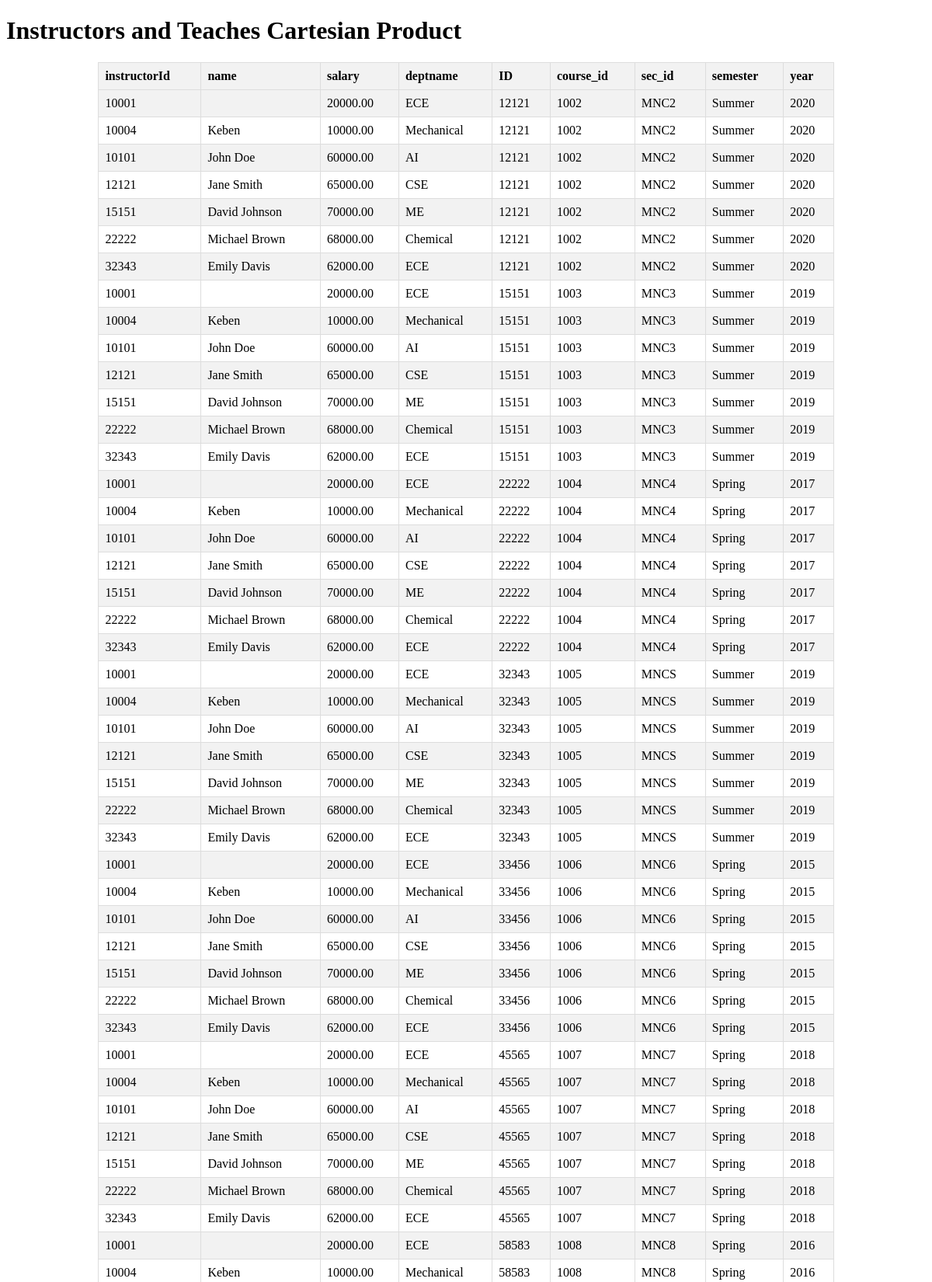
Page /Querry4.php (upper part) on the committed database.
### tables this page shows
CREATE TABLE `instructors` (
  `instructorId` int(11) NOT NULL,
  `name` varchar(255) DEFAULT NULL,
  `salary` decimal(10,2) DEFAULT NULL,
  `deptname` varchar(255) DEFAULT NULL
);

CREATE TABLE `teaches` (
  `ID` int(11) NOT NULL,
  `course_id` varchar(10) DEFAULT NULL,
  `sec_id` varchar(10) DEFAULT NULL,
  `semester` varchar(20) DEFAULT NULL,
  `year` int(11) DEFAULT NULL
);

### Querry4.php (the view, shortened to what this page needs)
<?php
$host = "localhost";
$username = "root";
$password = "";
$database = "UniversityDatabase";
$conn = new mysqli($host, $username, $password, $database);
$query = "SELECT * FROM instructors,teaches ";
$result = mysqli_query($conn, $query);
$columns = array();
while ($fieldInfo = mysqli_fetch_field($result)) {
    $columns[] = $fieldInfo->name;
}
?>
<!DOCTYPE html>
<html>
<head>
</head>
<body>
    <h1>Instructors and Teaches Cartesian Product</h1>
    <table class="styled-table">
        <tr>
            <?php foreach ($columns as $column): ?>
                <th><?php echo $column; ?></th>
            <?php endforeach; ?>
        </tr>
        <?php while ($row = mysqli_fetch_assoc($result)): ?>
            <tr>
                <?php foreach ($columns as $column): ?>
                    <td><?php echo $row[$column]; ?></td>
                <?php endforeach; ?>
            </tr>
        <?php endwhile; ?>
    </table>
</body>
</html>

### Querry4.php (style rules this page uses)
.styled-table { border-collapse: collapse; width: 80%; margin: 0 auto; }
.styled-table th, .styled-table td { border: 1px solid #ddd; padding: 8px; text-align: left; }
.styled-table th { background-color: #f2f2f2; }
.styled-table tr:nth-child(even) { background-color: #f2f2f2; }

### rows in the picture
instructors: instructorId "10001", salary "20000.00", deptname "ECE", teaches.ID "12121", teaches.course_id "1002", teaches.sec_id "MNC2", teaches.semester "Summer", teaches.year "2020", teaches.ID "15151", teaches.course_id "1003", teaches.sec_id "MNC3", teaches.year "2019", teaches.ID "22222", teaches.course_id "1004", teaches.sec_id "MNC4", teaches.semester "Spring", teaches.year "2017", teaches.ID "32343", teaches.course_id "1005", teaches.sec_id "MNCS", teaches.ID "33456", teaches.course_id "1006", teaches.sec_id "MNC6", teaches.year "2015", teaches.ID "45565", teaches.course_id "1007", teaches.sec_id "MNC7", teaches.year "2018", teaches.ID "58583", teaches.course_id "1008", teaches.sec_id "MNC8", teaches.year "2016"
instructors: instructorId "10004", name "Keben", salary "10000.00", deptname "Mechanical", teaches.ID "12121", teaches.course_id "1002", teaches.sec_id "MNC2", teaches.semester "Summer", teaches.year "2020", teaches.ID "15151", teaches.course_id "1003", teaches.sec_id "MNC3", teaches.year "2019", teaches.ID "22222", teaches.course_id "1004", teaches.sec_id "MNC4", teaches.semester "Spring", teaches.year "2017", teaches.ID "32343", teaches.course_id "1005", teaches.sec_id "MNCS", teaches.ID "33456", teaches.course_id "1006", teaches.sec_id "MNC6", teaches.year "2015", teaches.ID "45565", teaches.course_id "1007", teaches.sec_id "MNC7", teaches.year "2018", teaches.ID "58583", teaches.course_id "1008", teaches.sec_id "MNC8", teaches.year "2016"
instructors: instructorId "10101", name "John Doe", salary "60000.00", deptname "AI", teaches.ID "12121", teaches.course_id "1002", teaches.sec_id "MNC2", teaches.semester "Summer", teaches.year "2020", teaches.ID "15151", teaches.course_id "1003", teaches.sec_id "MNC3", teaches.year "2019", teaches.ID "22222", teaches.course_id "1004", teaches.sec_id "MNC4", teaches.semester "Spring", teaches.year "2017", teaches.ID "32343", teaches.course_id "1005", teaches.sec_id "MNCS", teaches.ID "33456", teaches.course_id "1006", teaches.sec_id "MNC6", teaches.year "2015", teaches.ID "45565", teaches.course_id "1007", teaches.sec_id "MNC7", teaches.year "2018"
instructors: instructorId "12121", name "Jane Smith", salary "65000.00", deptname "CSE", teaches.ID "12121", teaches.course_id "1002", teaches.sec_id "MNC2", teaches.semester "Summer", teaches.year "2020", teaches.ID "15151", teaches.course_id "1003", teaches.sec_id "MNC3", teaches.year "2019", teaches.ID "22222", teaches.course_id "1004", teaches.sec_id "MNC4", teaches.semester "Spring", teaches.year "2017", teaches.ID "32343", teaches.course_id "1005", teaches.sec_id "MNCS", teaches.ID "33456", teaches.course_id "1006", teaches.sec_id "MNC6", teaches.year "2015", teaches.ID "45565", teaches.course_id "1007", teaches.sec_id "MNC7", teaches.year "2018"
instructors: instructorId "15151", name "David Johnson", salary "70000.00", deptname "ME", teaches.ID "12121", teaches.course_id "1002", teaches.sec_id "MNC2", teaches.semester "Summer", teaches.year "2020", teaches.ID "15151", teaches.course_id "1003", teaches.sec_id "MNC3", teaches.year "2019", teaches.ID "22222", teaches.course_id "1004", teaches.sec_id "MNC4", teaches.semester "Spring", teaches.year "2017", teaches.ID "32343", teaches.course_id "1005", teaches.sec_id "MNCS", teaches.ID "33456", teaches.course_id "1006", teaches.sec_id "MNC6", teaches.year "2015", teaches.ID "45565", teaches.course_id "1007", teaches.sec_id "MNC7", teaches.year "2018"
instructors: instructorId "22222", name "Michael Brown", salary "68000.00", deptname "Chemical", teaches.ID "12121", teaches.course_id "1002", teaches.sec_id "MNC2", teaches.semester "Summer", teaches.year "2020", teaches.ID "15151", teaches.course_id "1003", teaches.sec_id "MNC3", teaches.year "2019", teaches.ID "22222", teaches.course_id "1004", teaches.sec_id "MNC4", teaches.semester "Spring", teaches.year "2017", teaches.ID "32343", teaches.course_id "1005", teaches.sec_id "MNCS", teaches.ID "33456", teaches.course_id "1006", teaches.sec_id "MNC6", teaches.year "2015", teaches.ID "45565", teaches.course_id "1007", teaches.sec_id "MNC7", teaches.year "2018"
instructors: instructorId "32343", name "Emily Davis", salary "62000.00", deptname "ECE", teaches.ID "12121", teaches.course_id "1002", teaches.sec_id "MNC2", teaches.semester "Summer", teaches.year "2020", teaches.ID "15151", teaches.course_id "1003", teaches.sec_id "MNC3", teaches.year "2019", teaches.ID "22222", teaches.course_id "1004", teaches.sec_id "MNC4", teaches.semester "Spring", teaches.year "2017", teaches.ID "32343", teaches.course_id "1005", teaches.sec_id "MNCS", teaches.ID "33456", teaches.course_id "1006", teaches.sec_id "MNC6", teaches.year "2015", teaches.ID "45565", teaches.course_id "1007", teaches.sec_id "MNC7", teaches.year "2018"

### other values in the picture
$column "instructorId"
$column "name"
$column "salary"
$column "deptname"
$column "ID"
$column "course_id"
$column "sec_id"
$column "semester"
$column "year"
